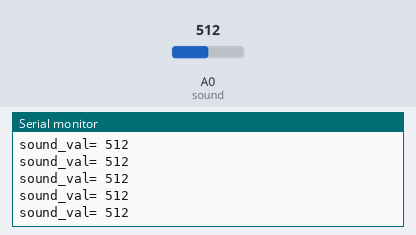
Bench run of a sketch on a simulated Arduino Uno, built with avr-gcc and run on an emulated ATmega328P. Parts: the last lines printed to the serial monitor. The inputs (shaded band) are chosen by the test bench; at power-on: A0 (sound) = 512.

Above: at 1.2 s.
1.3 s: A0 (sound) set to 989
At 2.3 s:
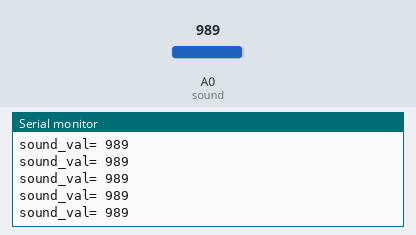
4.3 s: A0 (sound) set to 1007
At 5.0 s:
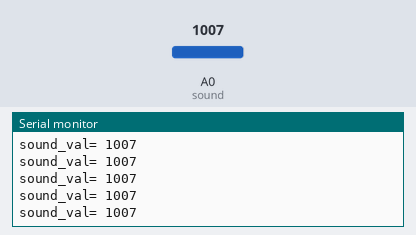
Timing chart, 0 to 7.3 s (numbered marks = the images above; inputs shaded):
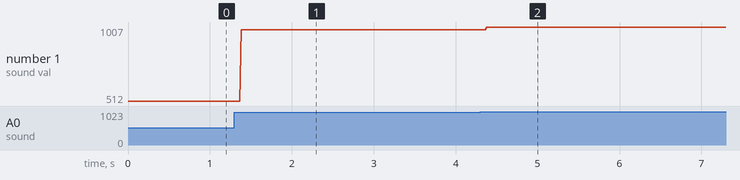

The sketch:

____.ino
```cpp
int sound = A0;

void setup() {
  Serial.begin(9600); //시리얼 통신을 시작. 통신 속도는 9600
  //아날로그핀은 입력핀이 기본이므로 pinMode를 설정할 필요가 없습니다.
}

void loop() {
  int sound_val = analogRead(sound);
  Serial.print("sound_val= ");
  Serial.println(sound_val);
}
```

Measured:
- after the input at 1.3 s, the serial monitor: prints a new line after 0.08 s (image 1)
- after the input at 4.3 s, the serial monitor: prints a new line after 0.08 s (image 2)
- plotted number 1: 512 → 989 after the input at 1.3 s, 989 → 1007 after the input at 4.3 s
